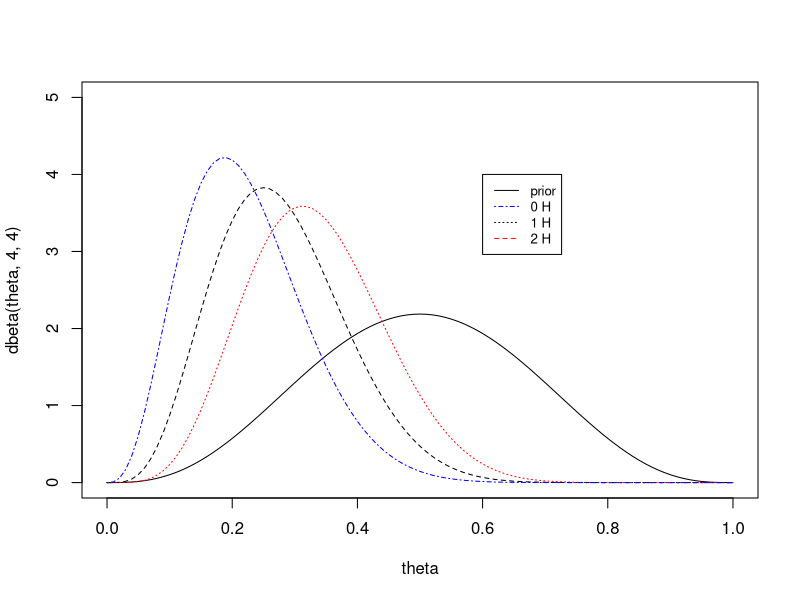
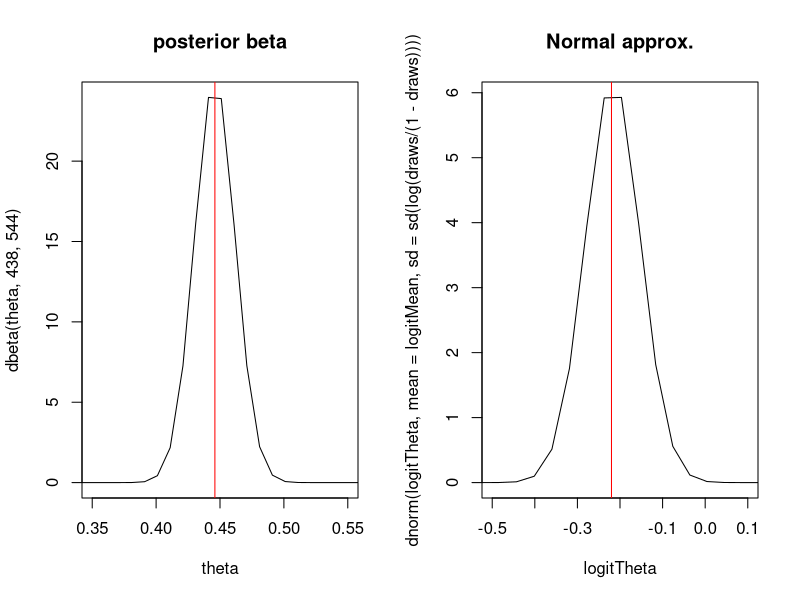
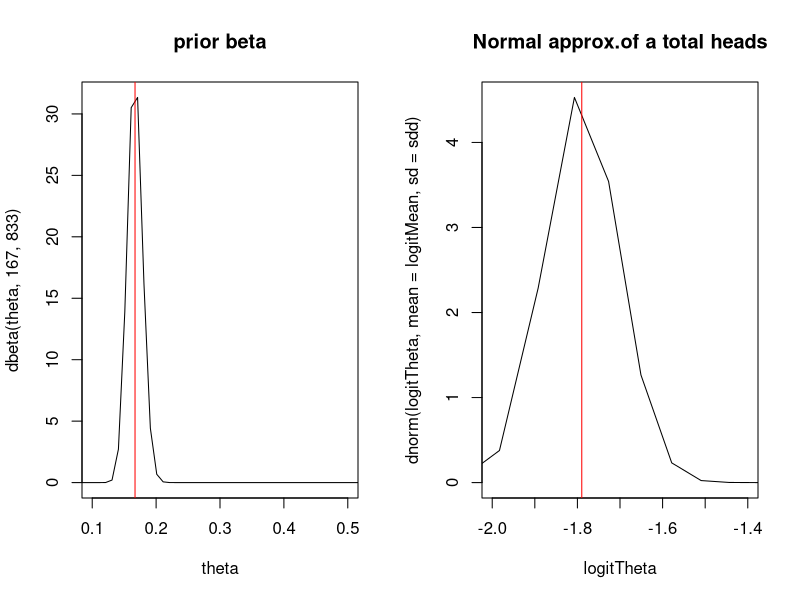
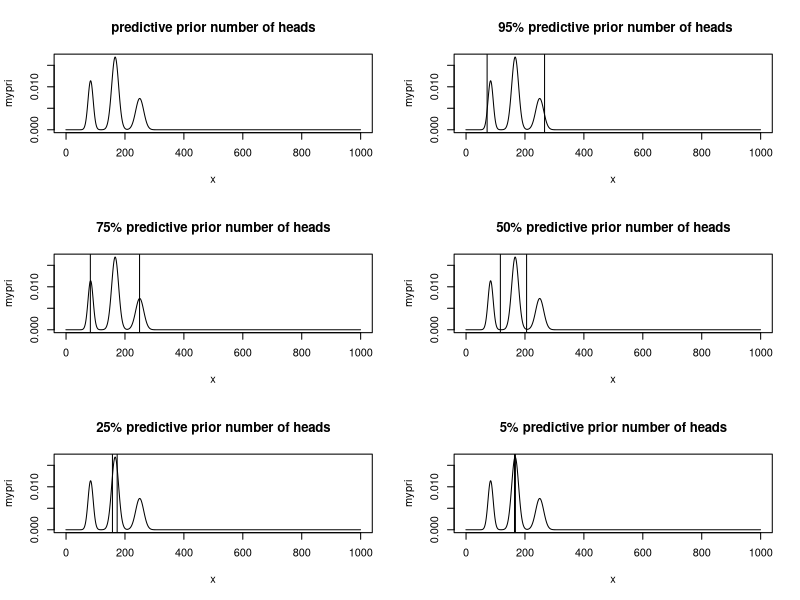

These figures' R source, in order:
## ---- chunk 1
 theta<-seq(from=0,to=1,by=0.01)

 plot(theta,dbeta(theta,4,4),type='l',ylim=c(0,5)) ## prior
 lines(theta,dbeta(theta,4+1,4+10-1),lty=2) ## 1 success
   lines(theta,dbeta(theta,4+2,4+10-2),lty=3,col='red') ## 2 succe
   lines(theta,dbeta(theta,4,4+10),lty=4,col='blue')  ## 0 successes
  legend(0.6, 4, 
         legend=c("prior", "0 H", "1 H", "2 H"),
       col=c("black","blue","black", "red"), lty=c(1,4,3,2), cex=0.8)
## ---- chunk 2
  theta<-seq(from=0.001,to=1,by=0.01)
  ## example births
   postMean <-function(alpha,beta,y,n){
     return( (alpha+y)/(alpha+beta+n))
   } 
   postVar<-function(alpha,beta,y,n){
     return( ((alpha+y)*(beta+n-y))/( (alpha+beta+n)^2*(alpha+beta+n+1)) )
   }
   sdnorm<-sqrt(postVar(438,544,0,0))
   logitMean<-log( postMean(438,544,0,0)/(1-postMean(438,544,0,0)))
   
  logitTheta<-log(theta/(1-theta))

  par(mfrow=c(1,2))
    plot(theta,dbeta(theta,438,544),type='l',xlim=c(0.35,0.55),main="posterior beta") ## prior
    abline(v=0.446,col='red')
  draws<-rbeta(1000,438,544)
  plot(logitTheta,dnorm(logitTheta,mean =logitMean, sd=sd(log(draws/(1-draws))) ),type='l', xlim=c(-0.5,0.1),main="Normal approx.") ## prior
    abline(v=-0.22,col='red')

## ---- chunk 3
  ## based on normal approximation sketch the distribution of y
  ## for normal we use the logit transform
  ## n = 1,000
  ## first lets construct a beta distribution.
  ## let the prior be beta(4,4) or even beta(1,1)
par(mfrow=c(1,2))

   plot(theta,dbeta(theta,167,833),type='l',xlim=c(0.1,0.5),main="prior beta") ## prior
  # plot(theta,dbeta(theta,1,5),type='l',xlim=c(0.1,0.5), main='prior beta') 
   abline(v=0.167,col='red') ## 
   #  qbeta(c(0.05,0.25,0.5,0.75,0.95),167,833)
    ## predictive on normal scale.
     draws<-rbeta(1000,167,833)
     logitMean<-log( 167/1000)
  sdd<-sd(log(draws/(1-draws)))

   
  plot(logitTheta,dnorm(logitTheta,mean =logitMean, sd=sdd ),type='l',main="Normal approx.of a total heads", xlim=c(-2,-1.4)) ## prior
    abline(v=logitMean,col='red')
    ### the number of heads.    
  message("prior predictive mean:" ,round( exp(logitMean)/(1+exp(logitMean)),2))

 qx<-(qnorm(c(0.05,0.25,0.5,0.75,0.95),mean =logitMean, sd=sdd ))
 ## this is the probability of landing 6 for theta
 exp(qx)/(1+exp(qx))
## wald 95% prior interval
c( exp(logitMean-1.96*sdd)/(1+exp(logitMean-1.96*sdd)),exp(logitMean+1.96*sdd)/(1+exp(logitMean+1.96*sdd)))
## ---- chunk 4
x<-seq(0,1000)-0.5 # continuity correction.
theta<-c(1/12,1/6,1/4)
n=1000
normLikelihood<-function(x,n,p){
  mean<-n*p
  varz<-n*p*(1-p)
  return(dnorm(x,mean=mean,sd=sqrt(varz)))
  
}
a<-dnorm(x,mean=n*theta[1],sd=sqrt(n*theta[1]*(1-theta[1]))  )
b<-dnorm(x,mean=n*theta[2],sd=sqrt(n*theta[2]*(1-theta[2]))  )
c<-dnorm(x,mean=n*theta[3],sd=sqrt(n*theta[3]*(1-theta[3]))  )


mypri<-a*0.25+b*0.5+c*0.25

sum(mypri) ## sums to 1 it is a distribution

 par(mfrow=c(3,2))
plot(x,mypri,type='l',main='predictive prior number of heads')



data<-data.frame(x=x,p=mypri)

## highest probability interval
# 95%

plot(x,mypri,type='l',main=' 95% predictive prior number of heads')
abline(v=max(data[which(cumsum(data$p)<0.025),1])
)
abline(v=max(data[which(1-cumsum(data$p)>0.025),1]))

plot(x,mypri,type='l',main='75% predictive prior number of heads')
abline(v=max(data[which(cumsum(data$p)<0.125),1]))
abline(v=max(data[which(1-cumsum(data$p)>0.125),1])
)

plot(x,mypri,type='l',main='50% predictive prior number of heads')
abline(v=max(data[which(cumsum(data$p)<0.25),1]))
abline(v=max(data[which(1-cumsum(data$p)>0.25),1])
)

plot(x,mypri,type='l',main='25% predictive prior number of heads')
abline(v=max(data[which(cumsum(data$p)<0.375),1]))
abline(v=max(data[which(1-cumsum(data$p)>0.375),1])
)

plot(x,mypri,type='l',main='5% predictive prior number of heads')
abline(v=max(data[which(cumsum(data$p)<0.475),1]))
abline(v=max(data[which(1-cumsum(data$p)>0.475),1])
)
## ---- chunk 5
mu_n<-function(mu0,ybar,n,tau02,sigma2){
  mun<- (mu0/tau02 + (ybar*n)/sigma2)/(1/tau02 + n/sigma2)
  return(mun)
}
taun2<-function(tau02,n,sigma2){
  inv.taun2<- 1/tau02 +n/sigma2
  return(1/inv.taun2)
}

## ---- chunk 6
ybar=150
sigma2=20^2
mu0=180
  tau02=40^2
  n=10

## posterior interval n=10
  #lower<-round(qnorm(0.025,mu_n(mu0,ybar,tau02,10,sigma2),sd=sqrt(taun2(tau02,10,sigma2))),2)
    upper<-round(qnorm(c(0.025,0.975),mu_n(mu0,ybar,tau02,10,sigma2),sd=sqrt(taun2(tau02,10,sigma2))),2)

message("posterior interval n=10: ",upper[1]," ",upper[2])

## posterior predictive interval
  upper2<-round(qnorm(c(0.025,0.975),mu_n(mu0,ybar,tau02,10,sigma2),sd=sqrt(taun2(tau02,10,sigma2)+sigma2) ),2)

message("posterior predictive interval n=10: ",upper2[1]," ",upper2[2])
## ---- chunk 7

 lower<-round(qnorm(0.025,mu_n(mu0,ybar,tau02,100,sigma2),sd=sqrt(taun2(tau02,100,sigma2))),2)
    upper<-round(qnorm(0.975,mu_n(mu0,ybar,tau02,100,sigma2),sd=sqrt(taun2(tau02,100,sigma2))),2)

message("posterior interval n=100: ",lower," ",upper)
 ## this approximately equals the limit
print("The asymptotic approximation")
 qnorm(c(0.025,0.975),mean=150, sigma2/100)
## posterior predictive interval
 lower2<-round(qnorm(0.025,mu_n(mu0,ybar,tau02,100,sigma2),sd=sqrt(taun2(tau02,100,sigma2)+sigma2) ),2)
    upper2<-round(qnorm(0.975,mu_n(mu0,ybar,tau02,100,sigma2),sd=sqrt(taun2(tau02,100,sigma2)+sigma2) ),2)

message("posterior predictive interval n=100: ",lower2," ",upper2)
## ---- chunk 8
 totalSum=0
 
 for(i in 203:30000){
  sum_i= (1/i)*(99/100)^(i-1)
  totalSum= totalSum+sum_i
  
 }
 print(totalSum)
 
 ## approximate the distribution
 px<-totalSum
 X<-seq(203,300000)
 
 dpx<-function(N,px){
   dd<- (1/px)*(1/N)*(99/100)^(N-1)
   
   return(dd)
 }
 ## the posterior mean is
  ## E(X) = x*f(x)
 postMean<-function(N,px){
   fx<- dpx(N,px)
   ex<- N*fx
   return(ex)
 }
  EX<-sum(postMean(X,px))
  
## posterior variance
   ## VX = EX^2 - (EX)^2
postMean.sq<-function(N,px){
   fx<- dpx(N,px)
   ex2<- N*N*fx
   return(ex2)
}
 ## the variance term has to be evaluated at smaller limit to avoid overflow
sdX<-sqrt(sum(postMean.sq(seq(203,35000),px))-(EX)^2)
message("posterior mean and sd is:", round(EX,2)," ",round(sdX,2))
## ---- chunk 9
 N<-203:100000
 Nsim<-10000
 unnorm.post<-(1/N)*(99/100)^(N-10)
 mean(sample(N,size=Nsim,prob=unnorm.post,replace=T))
 sd(sample(N,size=Nsim,prob=unnorm.post,replace=T))
